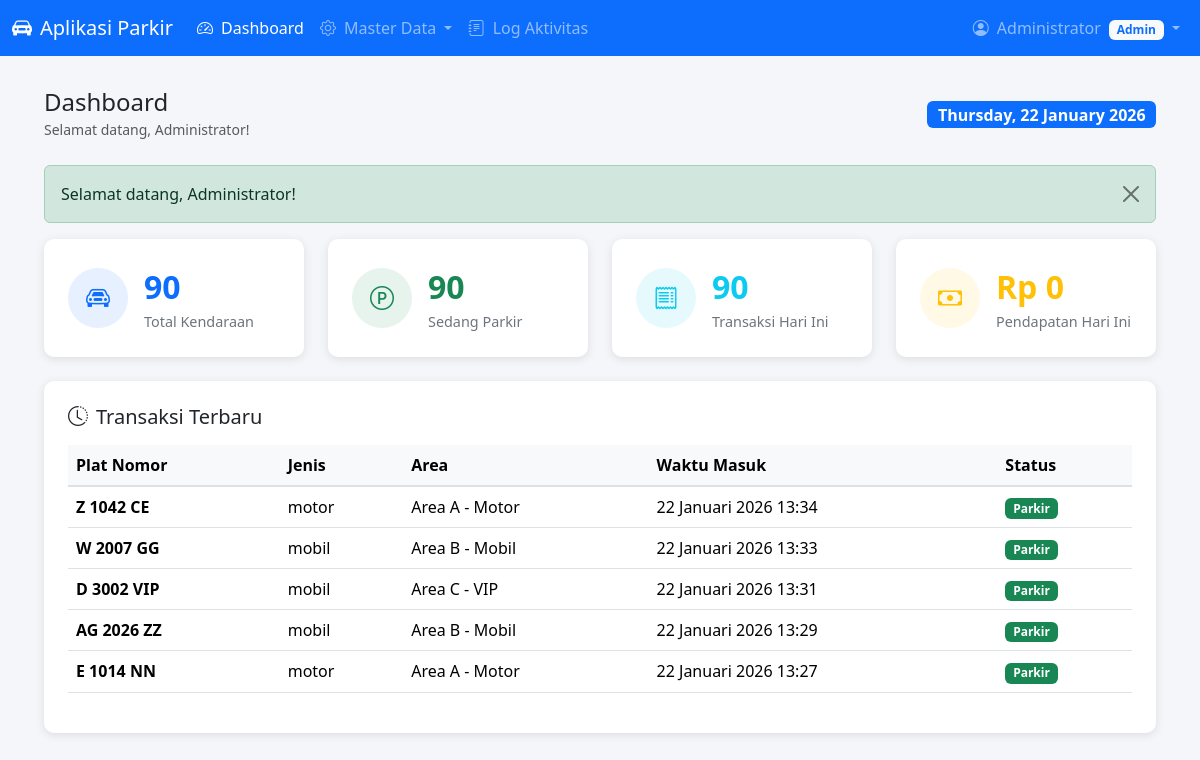
The app's page /pages/dashboard.php (signed in) with its own data.
### tables this page shows
CREATE TABLE tb_transaksi (
    id_parkir INT(11) NOT NULL AUTO_INCREMENT,
    id_kendaraan INT(11) NOT NULL,
    waktu_masuk DATETIME NOT NULL,
    waktu_keluar DATETIME,
    id_tarif INT(11) NOT NULL,
    durasi_jam INT(5) DEFAULT 0,
    biaya_total DECIMAL(10, 0) DEFAULT 0,
    status ENUM('masuk', 'keluar') NOT NULL DEFAULT 'masuk',
    id_user INT(11) NOT NULL,
    id_area INT(11) NOT NULL,
    PRIMARY KEY (id_parkir),
    CONSTRAINT fk_transaksi_kendaraan 
        FOREIGN KEY (id_kendaraan) REFERENCES tb_kendaraan(id_kendaraan)
        ON DELETE RESTRICT ON UPDATE CASCADE,
    CONSTRAINT fk_transaksi_tarif 
        FOREIGN KEY (id_tarif) REFERENCES tb_tarif(id_tarif)
        ON DELETE RESTRICT ON UPDATE CASCADE,
    CONSTRAINT fk_transaksi_user 
        FOREIGN KEY (id_user) REFERENCES tb_user(id_user)
        ON DELETE RESTRICT ON UPDATE CASCADE,
    CONSTRAINT fk_transaksi_area 
        FOREIGN KEY (id_area) REFERENCES tb_area_parkir(id_area)
        ON DELETE RESTRICT ON UPDATE CASCADE
);

CREATE TABLE tb_kendaraan (
    id_kendaraan INT(11) NOT NULL AUTO_INCREMENT,
    plat_nomor VARCHAR(15) NOT NULL,
    jenis_kendaraan VARCHAR(20) NOT NULL,
    warna VARCHAR(20),
    pemilik VARCHAR(100),
    id_user INT(11),
    PRIMARY KEY (id_kendaraan),
    CONSTRAINT fk_kendaraan_user 
        FOREIGN KEY (id_user) REFERENCES tb_user(id_user)
        ON DELETE SET NULL ON UPDATE CASCADE
);

CREATE TABLE tb_area_parkir (
    id_area INT(11) NOT NULL AUTO_INCREMENT,
    nama_area VARCHAR(50) NOT NULL,
    kapasitas INT(5) NOT NULL,
    terisi INT(5) NOT NULL DEFAULT 0,
    PRIMARY KEY (id_area)
);

### pages/dashboard.php (the view, shortened to what this page needs)
<?php
require_once __DIR__ . '/../includes/auth_check.php';
$totalKendaraan = mysqli_fetch_assoc(mysqli_query($conn, "SELECT COUNT(*) as total FROM tb_kendaraan"))['total'];
$kendaraanParkir = mysqli_fetch_assoc(mysqli_query($conn, "SELECT COUNT(*) as total FROM tb_transaksi WHERE status = 'masuk'"))['total'];
$transaksiHariIni = mysqli_fetch_assoc(mysqli_query($conn, "SELECT COUNT(*) as total FROM tb_transaksi WHERE DATE(waktu_masuk) = CURDATE()"))['total'];
$pendapatanHariIni = mysqli_fetch_assoc(mysqli_query($conn, "SELECT COALESCE(SUM(biaya_total), 0) as total FROM tb_transaksi WHERE DATE(waktu_keluar) = CURDATE() AND status = 'keluar'"))['total'];
$recentQuery = "SELECT t.*, k.plat_nomor, k.jenis_kendaraan, a.nama_area
                FROM tb_transaksi t
                JOIN tb_kendaraan k ON t.id_kendaraan = k.id_kendaraan
                JOIN tb_area_parkir a ON t.id_area = a.id_area
                ORDER BY t.waktu_masuk DESC LIMIT 5";
$recentTransaksi = mysqli_query($conn, $recentQuery);
include __DIR__ . '/../includes/header.php';
include __DIR__ . '/../includes/navbar.php';
?>
<div class="main-content">
    <div class="container-fluid">
        <div class="d-flex justify-content-between align-items-center mb-4">
            <div>
                <h4 class="mb-0">Dashboard</h4>
                <small class="text-muted">Selamat datang, <?= escape(currentUser('nama_lengkap')) ?>!</small>
            </div>
            <span class="badge bg-primary fs-6"><?= date('l, d F Y') ?></span>
        </div>
        <?= getFlash() ?>
        <div class="row g-4 mb-4">
            <div class="col-md-6 col-xl-3">
                <div class="card stat-card">
                    <div class="card-body d-flex align-items-center">
                        <div class="stat-icon bg-primary bg-opacity-10 text-primary me-3">
                            <i class="bi bi-car-front"></i>
                        </div>
                        <div>
                            <div class="stat-value text-primary"><?= $totalKendaraan ?></div>
                            <div class="stat-label">Total Kendaraan</div>
                        </div>
                    </div>
                </div>
            </div>
            <div class="col-md-6 col-xl-3">
                <div class="card stat-card">
                    <div class="card-body d-flex align-items-center">
                        <div class="stat-icon bg-success bg-opacity-10 text-success me-3">
                            <i class="bi bi-p-circle"></i>
                        </div>
                        <div>
                            <div class="stat-value text-success"><?= $kendaraanParkir ?></div>
                            <div class="stat-label">Sedang Parkir</div>
                        </div>
                    </div>
                </div>
            </div>
            <div class="col-md-6 col-xl-3">
                <div class="card stat-card">
                    <div class="card-body d-flex align-items-center">
                        <div class="stat-icon bg-info bg-opacity-10 text-info me-3">
                            <i class="bi bi-receipt"></i>
                        </div>
                        <div>
                            <div class="stat-value text-info"><?= $transaksiHariIni ?></div>
                            <div class="stat-label">Transaksi Hari Ini</div>
                        </div>
                    </div>
                </div>
            </div>
            <div class="col-md-6 col-xl-3">
                <div class="card stat-card">
                    <div class="card-body d-flex align-items-center">
                        <div class="stat-icon bg-warning bg-opacity-10 text-warning me-3">
                            <i class="bi bi-cash"></i>
                        </div>
                        <div>
                            <div class="stat-value text-warning"><?= formatRupiah($pendapatanHariIni) ?></div>
                            <div class="stat-label">Pendapatan Hari Ini</div>
                        </div>
                    </div>
                </div>
            </div>
        </div>
        <div class="table-container">
            <h5 class="mb-3"><i class="bi bi-clock-history me-2"></i>Transaksi Terbaru</h5>
            <div class="table-responsive">
                <table class="table table-hover">
                    <thead>
                        <tr>
                            <th>Plat Nomor</th>
                            <th>Jenis</th>
                            <th>Area</th>
                            <th>Waktu Masuk</th>
                            <th>Status</th>
                        </tr>
                    </thead>
                    <tbody>
                        <?php if (mysqli_num_rows($recentTransaksi) > 0): ?>
                            <?php while ($row = mysqli_fetch_assoc($recentTransaksi)): ?>
                            <tr>
                                <td><strong><?= escape($row['plat_nomor']) ?></strong></td>
                                <td><?= escape($row['jenis_kendaraan']) ?></td>
                                <td><?= escape($row['nama_area']) ?></td>
                                <td><?= formatTanggal($row['waktu_masuk'], true) ?></td>
                                <td>
                                    <?php if ($row['status'] == 'masuk'): ?>
                                        <span class="badge bg-success">Parkir</span>
                                    <?php else: ?>
                                        <span class="badge bg-secondary">Keluar</span>
                                    <?php endif; ?>
                                </td>
                            </tr>
                            <?php endwhile; ?>
                        <?php else: ?>
                            <tr>
                                <td colspan="5" class="text-center text-muted">Belum ada transaksi</td>
                            </tr>
                        <?php endif; ?>
                    </tbody>
                </table>
            </div>
        </div>
    </div>
</div>
<?php include __DIR__ . '/../includes/footer.php'; ?>

### includes/header.php (shortened to what this page needs)
<!DOCTYPE html>
<html lang="id">
<head>
    <link href="https://cdn.jsdelivr.net/npm/bootstrap@5.3.2/dist/css/bootstrap.min.css" rel="stylesheet">
    <link href="https://cdn.jsdelivr.net/npm/bootstrap-icons@1.11.1/font/bootstrap-icons.css" rel="stylesheet">
    <link href="<?= APP_URL ?>/assets/css/style.css" rel="stylesheet">
</head>
<body>

### includes/navbar.php (shortened to what this page needs)
<?php
$currentPage = basename($_SERVER['PHP_SELF'], '.php');
$userRole = currentUser('role');
?>
<nav class="navbar navbar-expand-lg navbar-dark bg-primary sticky-top">
    <div class="container-fluid">
        <a class="navbar-brand" href="<?= APP_URL ?>/pages/dashboard.php">
            <i class="bi bi-car-front-fill me-2"></i><?= APP_NAME ?>
        </a>
        <div class="collapse navbar-collapse" id="navbarNav">
            <ul class="navbar-nav me-auto">
                <li class="nav-item">
                    <a class="nav-link <?= $currentPage == 'dashboard' ? 'active' : '' ?>" href="<?= APP_URL ?>/pages/dashboard.php">
                        <i class="bi bi-speedometer2 me-1"></i> Dashboard
                    </a>
                </li>
                <?php if ($userRole == 'admin'): ?>
                <li class="nav-item dropdown">
                    <a class="nav-link dropdown-toggle" href="#" data-bs-toggle="dropdown">
                        <i class="bi bi-gear me-1"></i> Master Data
                    </a>
                </li>
                <li class="nav-item">
                    <a class="nav-link <?= $currentPage == 'log' ? 'active' : '' ?>" href="<?= APP_URL ?>/pages/admin/log.php">
                        <i class="bi bi-journal-text me-1"></i> Log Aktivitas
                    </a>
                </li>
                <?php endif; ?>
            </ul>
            <ul class="navbar-nav">
                <li class="nav-item dropdown">
                    <a class="nav-link dropdown-toggle" href="#" data-bs-toggle="dropdown">
                        <i class="bi bi-person-circle me-1"></i>
                        <?= escape(currentUser('nama_lengkap')) ?>
                        <span class="badge bg-light text-primary ms-1"><?= ucfirst($userRole) ?></span>
                    </a>
                </li>
            </ul>
        </div>
    </div>
</nav>

### helpers/functions.php (shortened to what this page needs)
<?php
function escape($string) {
    return htmlspecialchars($string, ENT_QUOTES, 'UTF-8');
}
function formatRupiah($amount) {
    return 'Rp ' . number_format($amount, 0, ',', '.');
}
function formatTanggal($date, $withTime = false) {
    $bulan = [
        1 => 'Januari', 'Februari', 'Maret', 'April', 'Mei', 'Juni',
        'Juli', 'Agustus', 'September', 'Oktober', 'November', 'Desember'
    ];
    $timestamp = strtotime($date);
    $hari = date('d', $timestamp);
    $bln = $bulan[(int)date('m', $timestamp)];
    $tahun = date('Y', $timestamp);
    $hasil = "$hari $bln $tahun";
    if ($withTime) {
        $hasil .= ' ' . date('H:i', $timestamp);
    }
    return $hasil;
}
function isLoggedIn() {
    return isset($_SESSION['user_id']) && !empty($_SESSION['user_id']);
}
function currentUser($key = null) {
    if ($key) {
        return $_SESSION[$key] ?? null;
    }
    return [
        'id' => $_SESSION['user_id'],
        'nama' => $_SESSION['nama_lengkap'],
        'username' => $_SESSION['username'],
        'role' => $_SESSION['role']
    ];
}
function getFlash() {
    if (isset($_SESSION['flash'])) {
        $flash = $_SESSION['flash'];
        return '<div class="alert alert-' . $flash['type'] . ' alert-dismissible fade show" role="alert">
                    ' . $flash['message'] . '
                    <button type="button" class="btn-close" data-bs-dismiss="alert" aria-label="Close"></button>
                </div>';
    }
    return '';
}

### includes/footer.php (shortened to what this page needs)
</body>
</html>

### assets/css/style.css (style rules this page uses)
:root { --primary-color: #0d6efd; --secondary-color: #6c757d; --success-color: #198754; --danger-color: #dc3545; --warning-color: #ffc107; --info-color: #0dcaf0; --light-color: #f8f9fa; --dark-color: #212529; }
body { font-family: 'Segoe UI', Tahoma, Geneva, Verdana, sans-serif; background-color: #f4f6f9; min-height: 100vh; }
.main-content { padding: 2rem; }
.stat-card { border-radius: 10px; border: none; box-shadow: 0 2px 10px rgba(0, 0, 0, 0.1); transition: transform 0.3s ease; }
.stat-card .card-body { padding: 1.5rem; }
.stat-card .stat-icon { width: 60px; height: 60px; border-radius: 50%; display: flex; align-items: center; justify-content: center; font-size: 1.5rem; }
.stat-card .stat-value { font-size: 2rem; font-weight: 700; }
.stat-card .stat-label { color: #6c757d; font-size: 0.9rem; }
.table-container { background: white; border-radius: 10px; box-shadow: 0 2px 10px rgba(0, 0, 0, 0.1); padding: 1.5rem; }
.table thead th { background-color: #f8f9fa; border-bottom: 2px solid #dee2e6; font-weight: 600; }

### records on screen
tb_transaksi: id_kendaraan.plat_nomor "Z 1042 CE", id_kendaraan.jenis_kendaraan "motor", id_area.nama_area "Area A - Motor", waktu_masuk "22 Januari 2026 13:34", status "Parkir"
tb_transaksi: id_kendaraan.plat_nomor "W 2007 GG", id_kendaraan.jenis_kendaraan "mobil", id_area.nama_area "Area B - Mobil", waktu_masuk "22 Januari 2026 13:33", status "Parkir"
tb_transaksi: id_kendaraan.plat_nomor "D 3002 VIP", id_kendaraan.jenis_kendaraan "mobil", id_area.nama_area "Area C - VIP", waktu_masuk "22 Januari 2026 13:31", status "Parkir"
tb_transaksi: id_kendaraan.plat_nomor "AG 2026 ZZ", id_kendaraan.jenis_kendaraan "mobil", id_area.nama_area "Area B - Mobil", waktu_masuk "22 Januari 2026 13:29", status "Parkir"
tb_transaksi: id_kendaraan.plat_nomor "E 1014 NN", id_kendaraan.jenis_kendaraan "motor", id_area.nama_area "Area A - Motor", waktu_masuk "22 Januari 2026 13:27", status "Parkir"

### other values on screen
APP_NAME "Aplikasi Parkir"
currentUser('nama_lengkap') "Administrator"
$userRole "Admin"
$flash['message'] "Selamat datang, Administrator!"
$totalKendaraan "90"
$kendaraanParkir "90"
$transaksiHariIni "90"
formatRupiah($pendapatanHariIni) "Rp 0"
